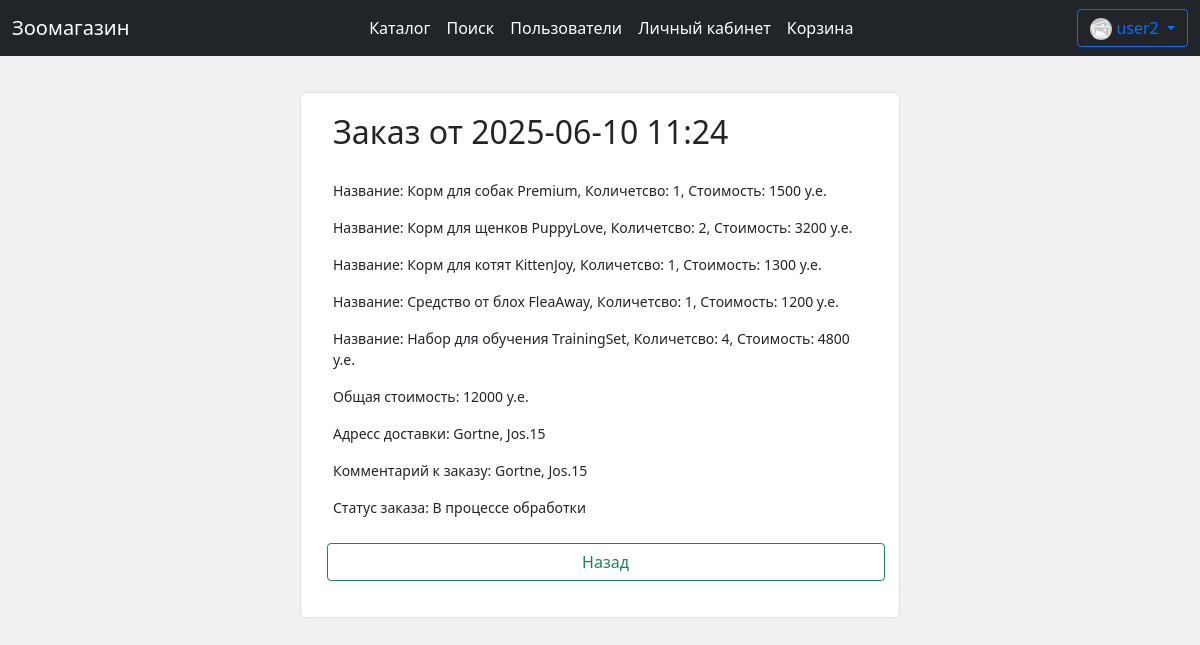
The page /order_description/1 (signed in) on the database its author committed.
### data/user.py (models this page shows, shortened)
class User(SqlAlchemyBase, UserMixin, SerializerMixin):
    __tablename__ = 'users'
    id = sqlalchemy.Column(
        sqlalchemy.Integer, autoincrement=True,
        primary_key=True, nullable=False)
    name = sqlalchemy.Column(sqlalchemy.String, nullable=False)
    email = sqlalchemy.Column(
        sqlalchemy.String, index=True, unique=True, nullable=True)
    hashed_password = sqlalchemy.Column(
        sqlalchemy.String, nullable=False)
    role_id = sqlalchemy.Column(
        sqlalchemy.Integer, sqlalchemy.ForeignKey('roles.id'), default=2)
    balance = sqlalchemy.Column(sqlalchemy.Integer, default=0)
    about = sqlalchemy.Column(
        sqlalchemy.String,
        default="Это описание профиля пользователя. Здесь можно указать интересы и другую информацию.")
    profile_img_path = sqlalchemy.Column(sqlalchemy.String, default='static/imgs/noimg.jpg')
    time = sqlalchemy.Column(sqlalchemy.DateTime, default=datetime.now)
    role = orm.relation('Role')

### data/order_entry.py (models this page shows, shortened)
class OrderEntry(SqlAlchemyBase, SerializerMixin):
    __tablename__ = 'order_entries'
    id = sqlalchemy.Column(
        sqlalchemy.Integer, autoincrement=True,
        primary_key=True, nullable=False)
    user_id = sqlalchemy.Column(
        sqlalchemy.Integer, sqlalchemy.ForeignKey('users.id'), nullable=False)
    description = sqlalchemy.Column(sqlalchemy.String, default="Нет данных")
    time = sqlalchemy.Column(sqlalchemy.DateTime, default=datetime.now)
    user = orm.relation('User')

### main.py (the view)
@app.route("/order_description/<int:order_id>")
def order_description(order_id):
    if not current_user.is_authenticated:
        return redirect("/register")
    session = db_session.create_session()
    order = session.query(OrderEntry).filter(OrderEntry.id == order_id).first()
    if not order:
        abort(404)
    if order.user_id != current_user.id:
        abort(403)
    order_text = str(order.description).split("\n")
    return render_template('order_description.html', order=order, order_text=order_text)

### data/db_session.py (called while the page is built)
def create_session() -> Session:
    global __factory
    return __factory()

### main.py (called while the page is built)
@login_manager.user_loader
def load_user(user_id):
    session = db_session.create_session()
    return session.query(User).get(user_id)

### templates/order_description.html
{% extends "base.html" %}
{% block content %}
<div style="margin: auto;margin-top: 3%;padding: 20px;font-size: 14px;background-color: #fff;border: 1px solid #e0e0e0;border-radius: 6px 6px 6px 6px; max-width: 600px">
    <div class="container">
        <h2>Заказ от {{ order.time.strftime("%Y-%m-%d %H:%M") }}</h2><br>
        {% for string in order_text %}
        <p>{{ string }}</p>
        {% else %}
        <p>Описание отсутствует.</p>
        {% endfor %}
        {% if order_text %}
        <p>Статус заказа: В процессе обработки</p>
        {% endif %}
    </div>
    <a class="btn btn-outline-success" href="/user_orders"
       style="width: 100%; margin-top: 1.5%; margin-left: 1%;">Назад</a></p>
</div>
{% endblock %}

### templates/base.html (shortened to what this page needs)
<!DOCTYPE html>
<html>
<head>
    <link href="https://cdn.jsdelivr.net/npm/bootstrap@5.0.0-beta1/dist/css/bootstrap.min.css"
          rel="stylesheet"
>
    <link rel="stylesheet" href="https://cdn.jsdelivr.net/npm/bootstrap-icons@1.11.3/font/bootstrap-icons.min.css">
    {% set base_title = "Зоомагазин" %}
</head>
<body>
<header>
    <nav class="navbar navbar-expand-lg navbar-dark bg-dark">
        <div class="container-fluid">
            <a class="navbar-brand" href="/">{{ base_title }}</a>
            <div class="collapse navbar-collapse" id="navbarSupportedContent">
                <ul class="navbar-nav me-auto my-2 my-lg-0 navbar-nav-scroll"
                    style="margin-left: auto;margin-right: auto;--bs-scroll-height: 100px;">
                    <li class="nav-item">
                        <a class="nav-link active" aria-current="page" href="/">Каталог</a>
                    </li>
                    <li class="nav-item">
                        <a class="nav-link active" href="/search_products">Поиск</a>
                    </li>
                    {% if current_user.is_authenticated and current_user.role_id == 1 %}
                    <li class="nav-item">
                        <a class="nav-link active" href="/search_users">Пользователи</a>
                    </li>
                    {% endif %}
                    <li class="nav-item">
                        <a class="nav-link active" href="/user_page">Личный кабинет</a>
                    </li>
                    <li class="nav-item">
                        <a class="nav-link active" href="/to_cart">Корзина</a>
                    </li>
                </ul>
                <form class="d-flex">
                    {% if current_user.is_authenticated %}
                    <div class="btn-group">
                        <div>
                            <button type="button" class="btn btn-outline-primary dropdown-toggle"
                                    data-bs-toggle="dropdown" data-bs-display="static" aria-expanded="false">
                                <img src="/{{ current_user.profile_img_path }}" width="22" height="22"
                                     style="border-radius: 100px;"
                                     onerror="this.src='/static/imgs/noimg.jpg'; this.alt='noimg.jpg';">
                                {{ current_user.name }}
                            </button>
                        </div>
                    </div>
                    {% else %}
                    <div>
                        <a class="btn btn-outline-info" href="/register">Регистрация</a>
                        <a class="btn btn-outline-warning" href="/login">Войти</a>
                    </div>
                    {% endif %}
                </form>
            </div>
        </div>
    </nav>
</header>
<main role="main">
    {% block content %}{% endblock %}
</main>
</body>
</html>

### templates/base.html (style rules this page uses)
body { background-color: #f0f0f0; }

### rows shown on the page
User: profile_img_path (placeholder picture), name "user2"
OrderEntry: time "2025-06-10 11:24"

### other values the page prints
{{ base_title }} "Зоомагазин"
{{ string }} "Название: Корм для собак Premium, Количетсво: 1, Стоимость: 1500 у.е." "Название: Корм для щенков PuppyLove, Количетсво: 2, Стоимость: 3200 у.е." "Название: Корм для котят KittenJoy, Количетсво: 1, Стоимость: 1300 у.е." "Название: Средство от блох FleaAway, Количетсво: 1, Стоимость: 1200 у.е." "Название: Набор для обучения TrainingSet, Количетсво: 4, Стоимость: 4800 у.е." "Общая стоимость: 12000 у.е." "Адресс доставки: Gortne, Jos.15" "Комментарий к заказу: Gortne, Jos.15"
